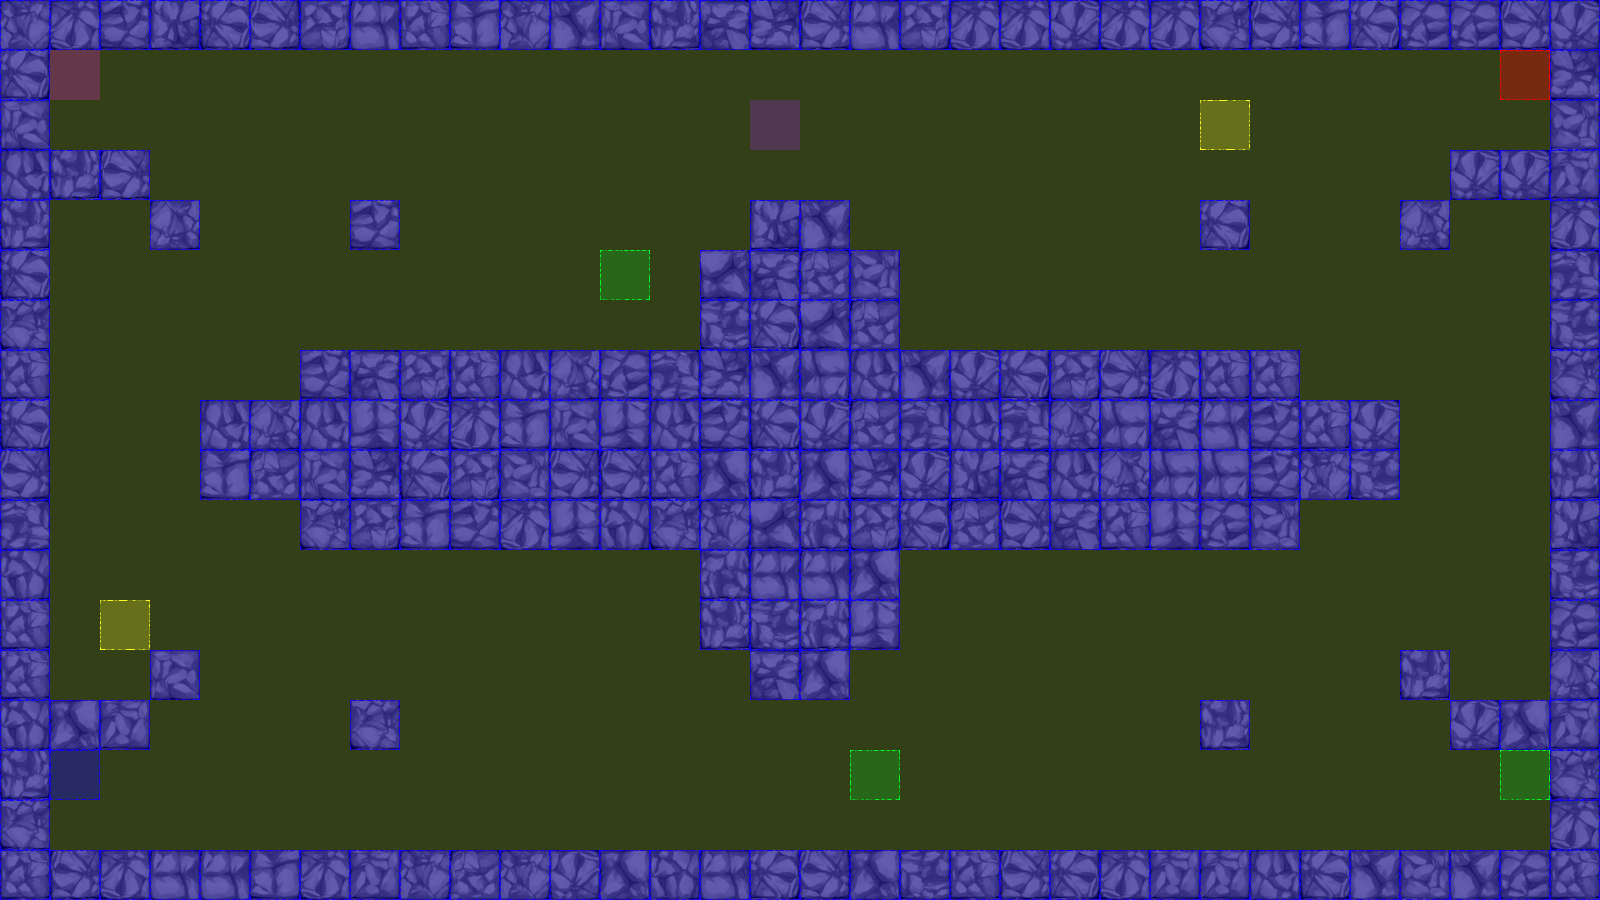

This game map was drawn from its Tiled (.tmx) file and the tilesets committed beside it. A one-line description and the trimmed map source follow:
An orthogonal 32x18 tile map with 50x50 px tiles, 3 tile layers (terrain, collision, event), 2 tilesets.

<map version="1.0" orientation="orthogonal" renderorder="left-up" width="32" height="18" tilewidth="50" tileheight="50" nextobjectid="3">
 <tileset firstgid="1" name="dungeonTile.png" tilewidth="50" tileheight="50" tilecount="64" columns="8">
  <image source="tiles/dungeonTile.png" width="400" height="400" />
 </tileset>
 <tileset firstgid="65" name="collisionTile" tilewidth="50" tileheight="50" tilecount="12" columns="3">
  <image source="tiles/collisionTile.png" width="150" height="200" />
 </tileset>
 <layer name="terrain" width="32" height="18">
  <data>[576 cells, 220 non-empty, 35 distinct tile ids]</data>
 </layer>
 <layer name="collision" width="32" height="18">
  <data>[576 cells, 576 non-empty, 2 distinct tile ids]</data>
 </layer>
 <layer name="event" width="32" height="18">
  <data>[576 cells, 9 non-empty, 6 distinct tile ids]</data>
 </layer>
</map>
